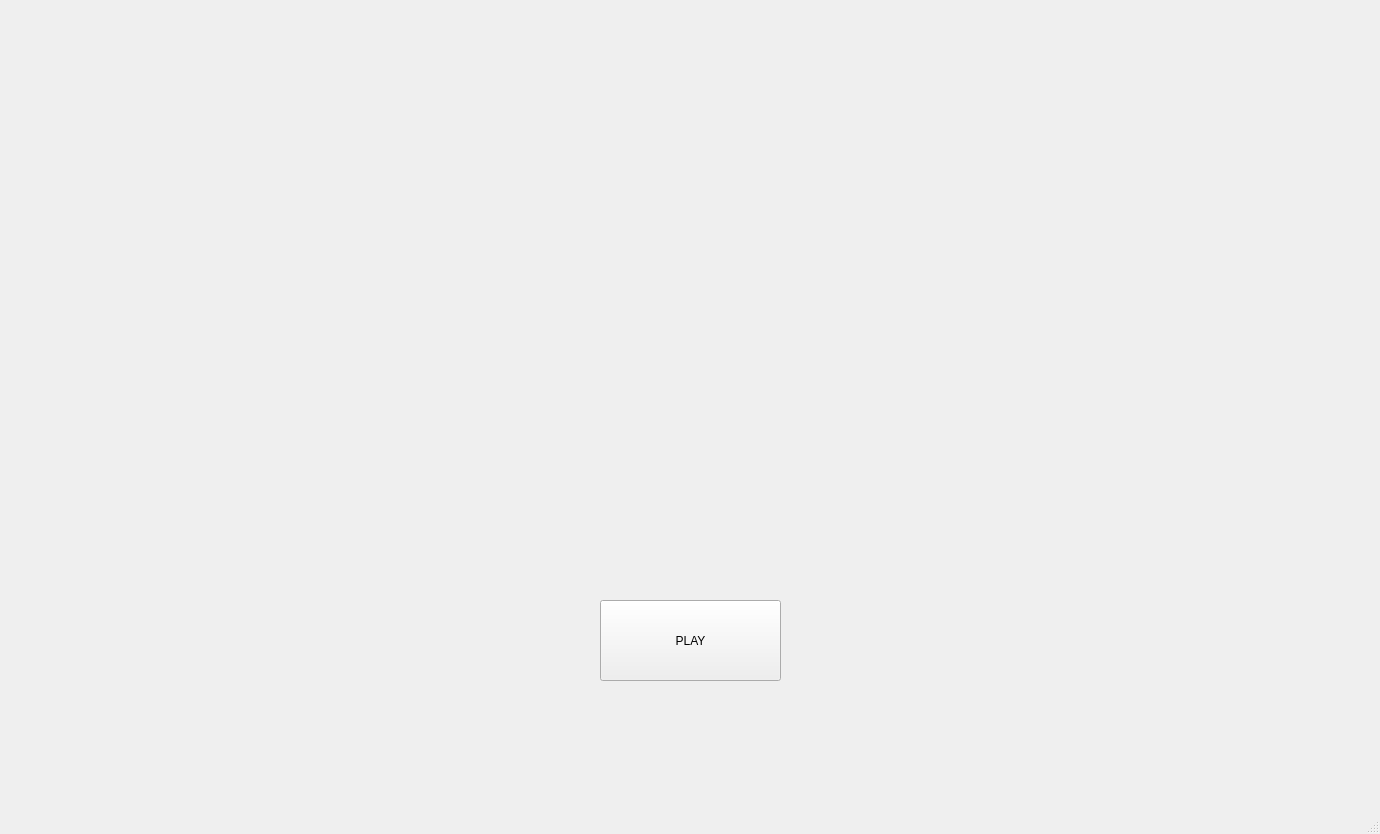
<?xml version="1.0" encoding="UTF-8"?>
<ui version="4.0">
 <class>MainWindow</class>
 <widget class="QMainWindow" name="MainWindow">
  <property name="geometry">
   <rect>
    <x>0</x>
    <y>0</y>
    <width>1380</width>
    <height>834</height>
   </rect>
  </property>
  <property name="windowTitle">
   <string>MainWindow</string>
  </property>
  <widget class="QWidget" name="centralwidget">
   <widget class="QStackedWidget" name="stackedWidget">
    <property name="geometry">
     <rect>
      <x>0</x>
      <y>0</y>
      <width>1371</width>
      <height>791</height>
     </rect>
    </property>
    <property name="currentIndex">
     <number>0</number>
    </property>
    <widget class="QWidget" name="page_0">
     <widget class="QPushButton" name="btn_play">
      <property name="geometry">
       <rect>
        <x>600</x>
        <y>600</y>
        <width>181</width>
        <height>81</height>
       </rect>
      </property>
      <property name="text">
       <string>PLAY</string>
      </property>
     </widget>
     <widget class="QLabel" name="img_start">
      <property name="geometry">
       <rect>
        <x>0</x>
        <y>0</y>
        <width>1371</width>
        <height>781</height>
       </rect>
      </property>
      <property name="text">
       <string/>
      </property>
      <property name="pixmap">
       <pixmap>images/a.png</pixmap>
      </property>
      <property name="scaledContents">
       <bool>true</bool>
      </property>
     </widget>
     <zorder>img_start</zorder>
     <zorder>btn_play</zorder>
    </widget>
    <widget class="QWidget" name="page_1">
     <widget class="QLabel" name="img_player_select">
      <property name="geometry">
       <rect>
        <x>0</x>
        <y>0</y>
        <width>1371</width>
        <height>781</height>
       </rect>
      </property>
      <property name="text">
       <string/>
      </property>
      <property name="pixmap">
       <pixmap>images/b.jpg</pixmap>
      </property>
      <property name="scaledContents">
       <bool>true</bool>
      </property>
     </widget>
     <widget class="QPushButton" name="btn_player_ok">
      <property name="geometry">
       <rect>
        <x>530</x>
        <y>440</y>
        <width>181</width>
        <height>81</height>
       </rect>
      </property>
      <property name="text">
       <string>OK</string>
      </property>
     </widget>
     <widget class="QTextBrowser" name="text_player_name">
      <property name="geometry">
       <rect>
        <x>530</x>
        <y>260</y>
        <width>171</width>
        <height>31</height>
       </rect>
      </property>
      <property name="html">
       <string>&lt;!DOCTYPE HTML PUBLIC &quot;-//W3C//DTD HTML 4.0//EN&quot; &quot;http://www.w3.org/TR/REC-html40/strict.dtd&quot;&gt;
&lt;html&gt;&lt;head&gt;&lt;meta name=&quot;qrichtext&quot; content=&quot;1&quot; /&gt;&lt;meta charset=&quot;utf-8&quot; /&gt;&lt;style type=&quot;text/css&quot;&gt;
p, li { white-space: pre-wrap; }
hr { height: 1px; border-width: 0; }
&lt;/style&gt;&lt;/head&gt;&lt;body style=&quot; font-family:'Segoe UI'; font-size:9pt; font-weight:400; font-style:normal;&quot;&gt;
&lt;p align=&quot;center&quot; style=&quot; margin-top:0px; margin-bottom:0px; margin-left:0px; margin-right:0px; -qt-block-indent:0; text-indent:0px;&quot;&gt;&lt;span style=&quot; font-family:'Ubuntu'; font-size:11pt;&quot;&gt;PLAYER NAME&lt;/span&gt;&lt;/p&gt;&lt;/body&gt;&lt;/html&gt;</string>
      </property>
     </widget>
     <widget class="QTextEdit" name="input_5">
      <property name="geometry">
       <rect>
        <x>530</x>
        <y>310</y>
        <width>181</width>
        <height>31</height>
       </rect>
      </property>
     </widget>
     <widget class="QTextBrowser" name="textBrowser">
      <property name="geometry">
       <rect>
        <x>390</x>
        <y>150</y>
        <width>461</width>
        <height>71</height>
       </rect>
      </property>
      <property name="html">
       <string>&lt;!DOCTYPE HTML PUBLIC &quot;-//W3C//DTD HTML 4.0//EN&quot; &quot;http://www.w3.org/TR/REC-html40/strict.dtd&quot;&gt;
&lt;html&gt;&lt;head&gt;&lt;meta name=&quot;qrichtext&quot; content=&quot;1&quot; /&gt;&lt;meta charset=&quot;utf-8&quot; /&gt;&lt;style type=&quot;text/css&quot;&gt;
p, li { white-space: pre-wrap; }
hr { height: 1px; border-width: 0; }
&lt;/style&gt;&lt;/head&gt;&lt;body style=&quot; font-family:'Segoe UI'; font-size:9pt; font-weight:400; font-style:normal;&quot;&gt;
&lt;p align=&quot;center&quot; style=&quot; margin-top:0px; margin-bottom:0px; margin-left:0px; margin-right:0px; -qt-block-indent:0; text-indent:0px;&quot;&gt;&lt;span style=&quot; font-size:18pt;&quot;&gt;Polishing is not completed yet but ENJOY :) &lt;/span&gt;&lt;/p&gt;&lt;/body&gt;&lt;/html&gt;</string>
      </property>
     </widget>
    </widget>
    <widget class="QWidget" name="page_2">
     <widget class="QLabel" name="img_table">
      <property name="geometry">
       <rect>
        <x>0</x>
        <y>0</y>
        <width>1371</width>
        <height>801</height>
       </rect>
      </property>
      <property name="text">
       <string/>
      </property>
      <property name="pixmap">
       <pixmap>images/c.jpg</pixmap>
      </property>
      <property name="scaledContents">
       <bool>true</bool>
      </property>
     </widget>
     <widget class="QPushButton" name="btn_sit_1">
      <property name="geometry">
       <rect>
        <x>70</x>
        <y>560</y>
        <width>89</width>
        <height>25</height>
       </rect>
      </property>
      <property name="acceptDrops">
       <bool>false</bool>
      </property>
      <property name="text">
       <string>SIT</string>
      </property>
     </widget>
     <widget class="QPushButton" name="btn_sit_2">
      <property name="geometry">
       <rect>
        <x>60</x>
        <y>220</y>
        <width>101</width>
        <height>25</height>
       </rect>
      </property>
      <property name="text">
       <string>SIT</string>
      </property>
     </widget>
     <widget class="QPushButton" name="btn_sit_3">
      <property name="geometry">
       <rect>
        <x>420</x>
        <y>110</y>
        <width>89</width>
        <height>25</height>
       </rect>
      </property>
      <property name="text">
       <string>SIT</string>
      </property>
     </widget>
     <widget class="QPushButton" name="btn_sit_4">
      <property name="geometry">
       <rect>
        <x>870</x>
        <y>110</y>
        <width>89</width>
        <height>25</height>
       </rect>
      </property>
      <property name="text">
       <string>SIT</string>
      </property>
     </widget>
     <widget class="QPushButton" name="btn_sit_5">
      <property name="geometry">
       <rect>
        <x>1210</x>
        <y>230</y>
        <width>91</width>
        <height>25</height>
       </rect>
      </property>
      <property name="text">
       <string>SIT</string>
      </property>
     </widget>
     <widget class="QPushButton" name="btn_sit_6">
      <property name="geometry">
       <rect>
        <x>1210</x>
        <y>570</y>
        <width>89</width>
        <height>25</height>
       </rect>
      </property>
      <property name="text">
       <string>SIT</string>
      </property>
     </widget>
     <widget class="QPushButton" name="btn_sit_7">
      <property name="geometry">
       <rect>
        <x>980</x>
        <y>680</y>
        <width>89</width>
        <height>25</height>
       </rect>
      </property>
      <property name="text">
       <string>SIT</string>
      </property>
     </widget>
     <widget class="QPushButton" name="btn_start_game">
      <property name="geometry">
       <rect>
        <x>970</x>
        <y>370</y>
        <width>121</width>
        <height>41</height>
       </rect>
      </property>
      <property name="text">
       <string>START</string>
      </property>
     </widget>
     <widget class="QTextBrowser" name="text_askname_1">
      <property name="geometry">
       <rect>
        <x>540</x>
        <y>270</y>
        <width>301</width>
        <height>31</height>
       </rect>
      </property>
      <property name="html">
       <string>&lt;!DOCTYPE HTML PUBLIC &quot;-//W3C//DTD HTML 4.0//EN&quot; &quot;http://www.w3.org/TR/REC-html40/strict.dtd&quot;&gt;
&lt;html&gt;&lt;head&gt;&lt;meta name=&quot;qrichtext&quot; content=&quot;1&quot; /&gt;&lt;meta charset=&quot;utf-8&quot; /&gt;&lt;style type=&quot;text/css&quot;&gt;
p, li { white-space: pre-wrap; }
hr { height: 1px; border-width: 0; }
&lt;/style&gt;&lt;/head&gt;&lt;body style=&quot; font-family:'Segoe UI'; font-size:9pt; font-weight:400; font-style:normal;&quot;&gt;
&lt;p style=&quot; margin-top:0px; margin-bottom:0px; margin-left:0px; margin-right:0px; -qt-block-indent:0; text-indent:0px;&quot;&gt;&lt;span style=&quot; font-family:'Ubuntu'; font-size:11pt;&quot;&gt;Please Enter Player Name and click on 'SIT'&lt;/span&gt;&lt;/p&gt;&lt;/body&gt;&lt;/html&gt;</string>
      </property>
     </widget>
     <widget class="QPlainTextEdit" name="player_name_3">
      <property name="geometry">
       <rect>
        <x>410</x>
        <y>60</y>
        <width>111</width>
        <height>21</height>
       </rect>
      </property>
     </widget>
     <widget class="QPlainTextEdit" name="player_name_4">
      <property name="geometry">
       <rect>
        <x>860</x>
        <y>60</y>
        <width>111</width>
        <height>21</height>
       </rect>
      </property>
     </widget>
     <widget class="QPlainTextEdit" name="player_name_5">
      <property name="geometry">
       <rect>
        <x>1200</x>
        <y>170</y>
        <width>111</width>
        <height>21</height>
       </rect>
      </property>
     </widget>
     <widget class="QPlainTextEdit" name="player_name_6">
      <property name="geometry">
       <rect>
        <x>1200</x>
        <y>510</y>
        <width>111</width>
        <height>21</height>
       </rect>
      </property>
     </widget>
     <widget class="QPlainTextEdit" name="player_name_7">
      <property name="geometry">
       <rect>
        <x>970</x>
        <y>620</y>
        <width>111</width>
        <height>21</height>
       </rect>
      </property>
     </widget>
     <widget class="QPlainTextEdit" name="player_name_8">
      <property name="geometry">
       <rect>
        <x>630</x>
        <y>630</y>
        <width>111</width>
        <height>21</height>
       </rect>
      </property>
     </widget>
     <widget class="QPlainTextEdit" name="player_name_9">
      <property name="geometry">
       <rect>
        <x>290</x>
        <y>630</y>
        <width>111</width>
        <height>21</height>
       </rect>
      </property>
     </widget>
     <widget class="QPlainTextEdit" name="player_name_1">
      <property name="geometry">
       <rect>
        <x>60</x>
        <y>510</y>
        <width>111</width>
        <height>21</height>
       </rect>
      </property>
     </widget>
     <widget class="QPushButton" name="btn_sit_8">
      <property name="geometry">
       <rect>
        <x>640</x>
        <y>680</y>
        <width>89</width>
        <height>25</height>
       </rect>
      </property>
      <property name="text">
       <string>SIT</string>
      </property>
     </widget>
     <widget class="QPushButton" name="btn_sit_9">
      <property name="geometry">
       <rect>
        <x>300</x>
        <y>680</y>
        <width>89</width>
        <height>25</height>
       </rect>
      </property>
      <property name="text">
       <string>SIT</string>
      </property>
     </widget>
     <widget class="QTextBrowser" name="show_p_1">
      <property name="geometry">
       <rect>
        <x>50</x>
        <y>480</y>
        <width>121</width>
        <height>21</height>
       </rect>
      </property>
     </widget>
     <widget class="QTextBrowser" name="show_p_2">
      <property name="geometry">
       <rect>
        <x>60</x>
        <y>130</y>
        <width>121</width>
        <height>21</height>
       </rect>
      </property>
     </widget>
     <widget class="QPlainTextEdit" name="player_name_2">
      <property name="geometry">
       <rect>
        <x>60</x>
        <y>170</y>
        <width>111</width>
        <height>21</height>
       </rect>
      </property>
     </widget>
     <widget class="QTextBrowser" name="show_p_3">
      <property name="geometry">
       <rect>
        <x>400</x>
        <y>30</y>
        <width>121</width>
        <height>21</height>
       </rect>
      </property>
     </widget>
     <widget class="QTextBrowser" name="show_p_4">
      <property name="geometry">
       <rect>
        <x>850</x>
        <y>30</y>
        <width>121</width>
        <height>21</height>
       </rect>
      </property>
     </widget>
     <widget class="QTextBrowser" name="show_p_5">
      <property name="geometry">
       <rect>
        <x>1190</x>
        <y>140</y>
        <width>121</width>
        <height>21</height>
       </rect>
      </property>
     </widget>
     <widget class="QTextBrowser" name="show_p_6">
      <property name="geometry">
       <rect>
        <x>1190</x>
        <y>480</y>
        <width>121</width>
        <height>21</height>
       </rect>
      </property>
     </widget>
     <widget class="QTextBrowser" name="show_p_7">
      <property name="geometry">
       <rect>
        <x>960</x>
        <y>590</y>
        <width>121</width>
        <height>21</height>
       </rect>
      </property>
     </widget>
     <widget class="QTextBrowser" name="show_p_8">
      <property name="geometry">
       <rect>
        <x>620</x>
        <y>600</y>
        <width>121</width>
        <height>21</height>
       </rect>
      </property>
     </widget>
     <widget class="QTextBrowser" name="show_p_9">
      <property name="geometry">
       <rect>
        <x>290</x>
        <y>600</y>
        <width>121</width>
        <height>21</height>
       </rect>
      </property>
     </widget>
     <widget class="QPushButton" name="testbutton">
      <property name="geometry">
       <rect>
        <x>920</x>
        <y>290</y>
        <width>89</width>
        <height>25</height>
       </rect>
      </property>
      <property name="text">
       <string>PushButton</string>
      </property>
     </widget>
    </widget>
    <widget class="QWidget" name="page_4">
     <widget class="QLabel" name="img_table2">
      <property name="geometry">
       <rect>
        <x>10</x>
        <y>0</y>
        <width>1371</width>
        <height>811</height>
       </rect>
      </property>
      <property name="text">
       <string/>
      </property>
      <property name="pixmap">
       <pixmap>images/c.jpg</pixmap>
      </property>
      <property name="scaledContents">
       <bool>true</bool>
      </property>
     </widget>
     <widget class="QPushButton" name="btn_fold">
      <property name="geometry">
       <rect>
        <x>1170</x>
        <y>750</y>
        <width>89</width>
        <height>25</height>
       </rect>
      </property>
      <property name="text">
       <string>FOLD</string>
      </property>
     </widget>
     <widget class="QPushButton" name="btn_call">
      <property name="geometry">
       <rect>
        <x>1170</x>
        <y>690</y>
        <width>89</width>
        <height>25</height>
       </rect>
      </property>
      <property name="text">
       <string>CALL</string>
      </property>
     </widget>
     <widget class="QPushButton" name="btn_raise">
      <property name="geometry">
       <rect>
        <x>1270</x>
        <y>690</y>
        <width>89</width>
        <height>25</height>
       </rect>
      </property>
      <property name="text">
       <string>RAISE</string>
      </property>
     </widget>
     <widget class="QLabel" name="p1_card_1">
      <property name="geometry">
       <rect>
        <x>50</x>
        <y>540</y>
        <width>71</width>
        <height>91</height>
       </rect>
      </property>
      <property name="text">
       <string/>
      </property>
      <property name="scaledContents">
       <bool>true</bool>
      </property>
     </widget>
     <widget class="QLabel" name="p1_card_2">
      <property name="geometry">
       <rect>
        <x>130</x>
        <y>540</y>
        <width>71</width>
        <height>91</height>
       </rect>
      </property>
      <property name="text">
       <string/>
      </property>
      <property name="scaledContents">
       <bool>true</bool>
      </property>
     </widget>
     <widget class="QLabel" name="p2_card_1">
      <property name="geometry">
       <rect>
        <x>50</x>
        <y>190</y>
        <width>71</width>
        <height>91</height>
       </rect>
      </property>
      <property name="text">
       <string/>
      </property>
      <property name="scaledContents">
       <bool>true</bool>
      </property>
     </widget>
     <widget class="QLabel" name="p2_card_2">
      <property name="geometry">
       <rect>
        <x>130</x>
        <y>190</y>
        <width>71</width>
        <height>91</height>
       </rect>
      </property>
      <property name="text">
       <string/>
      </property>
      <property name="scaledContents">
       <bool>true</bool>
      </property>
     </widget>
     <widget class="QLabel" name="p3_card_1">
      <property name="geometry">
       <rect>
        <x>390</x>
        <y>80</y>
        <width>71</width>
        <height>91</height>
       </rect>
      </property>
      <property name="text">
       <string/>
      </property>
      <property name="scaledContents">
       <bool>true</bool>
      </property>
     </widget>
     <widget class="QLabel" name="p3_card_2">
      <property name="geometry">
       <rect>
        <x>470</x>
        <y>80</y>
        <width>71</width>
        <height>91</height>
       </rect>
      </property>
      <property name="text">
       <string/>
      </property>
      <property name="scaledContents">
       <bool>true</bool>
      </property>
     </widget>
     <widget class="QLabel" name="p4_card_1">
      <property name="geometry">
       <rect>
        <x>850</x>
        <y>80</y>
        <width>71</width>
        <height>91</height>
       </rect>
      </property>
      <property name="text">
       <string/>
      </property>
      <property name="scaledContents">
       <bool>true</bool>
      </property>
     </widget>
     <widget class="QLabel" name="p4_card_2">
      <property name="geometry">
       <rect>
        <x>920</x>
        <y>80</y>
        <width>71</width>
        <height>91</height>
       </rect>
      </property>
      <property name="text">
       <string/>
      </property>
      <property name="scaledContents">
       <bool>true</bool>
      </property>
     </widget>
     <widget class="QLabel" name="p5_card_1">
      <property name="geometry">
       <rect>
        <x>1190</x>
        <y>190</y>
        <width>71</width>
        <height>91</height>
       </rect>
      </property>
      <property name="text">
       <string/>
      </property>
      <property name="scaledContents">
       <bool>true</bool>
      </property>
     </widget>
     <widget class="QLabel" name="p5_card_2">
      <property name="geometry">
       <rect>
        <x>1270</x>
        <y>190</y>
        <width>71</width>
        <height>91</height>
       </rect>
      </property>
      <property name="text">
       <string/>
      </property>
      <property name="scaledContents">
       <bool>true</bool>
      </property>
     </widget>
     <widget class="QLabel" name="p6_card_1">
      <property name="geometry">
       <rect>
        <x>1190</x>
        <y>540</y>
        <width>71</width>
        <height>91</height>
       </rect>
      </property>
      <property name="text">
       <string/>
      </property>
      <property name="scaledContents">
       <bool>true</bool>
      </property>
     </widget>
     <widget class="QLabel" name="p6_card_2">
      <property name="geometry">
       <rect>
        <x>1270</x>
        <y>540</y>
        <width>71</width>
        <height>91</height>
       </rect>
      </property>
      <property name="text">
       <string/>
      </property>
      <property name="scaledContents">
       <bool>true</bool>
      </property>
     </widget>
     <widget class="QLabel" name="p7_card_1">
      <property name="geometry">
       <rect>
        <x>960</x>
        <y>660</y>
        <width>71</width>
        <height>91</height>
       </rect>
      </property>
      <property name="text">
       <string/>
      </property>
      <property name="scaledContents">
       <bool>true</bool>
      </property>
     </widget>
     <widget class="QLabel" name="p7_card_2">
      <property name="geometry">
       <rect>
        <x>1040</x>
        <y>660</y>
        <width>71</width>
        <height>91</height>
       </rect>
      </property>
      <property name="text">
       <string/>
      </property>
      <property name="scaledContents">
       <bool>true</bool>
      </property>
     </widget>
     <widget class="QLabel" name="p8_card_1">
      <property name="geometry">
       <rect>
        <x>620</x>
        <y>660</y>
        <width>71</width>
        <height>91</height>
       </rect>
      </property>
      <property name="text">
       <string/>
      </property>
      <property name="scaledContents">
       <bool>true</bool>
      </property>
     </widget>
     <widget class="QLabel" name="p8_card_2">
      <property name="geometry">
       <rect>
        <x>700</x>
        <y>660</y>
        <width>71</width>
        <height>91</height>
       </rect>
      </property>
      <property name="text">
       <string/>
      </property>
      <property name="scaledContents">
       <bool>true</bool>
      </property>
     </widget>
     <widget class="QLabel" name="p9_card_1">
      <property name="geometry">
       <rect>
        <x>280</x>
        <y>660</y>
        <width>71</width>
        <height>91</height>
       </rect>
      </property>
      <property name="text">
       <string/>
      </property>
      <property name="scaledContents">
       <bool>true</bool>
      </property>
      <property name="wordWrap">
       <bool>false</bool>
      </property>
     </widget>
     <widget class="QLabel" name="p9_card_2">
      <property name="geometry">
       <rect>
        <x>350</x>
        <y>660</y>
        <width>71</width>
        <height>91</height>
       </rect>
      </property>
      <property name="text">
       <string/>
      </property>
      <property name="scaledContents">
       <bool>true</bool>
      </property>
     </widget>
     <widget class="QPushButton" name="btn_check">
      <property name="geometry">
       <rect>
        <x>1170</x>
        <y>720</y>
        <width>89</width>
        <height>25</height>
       </rect>
      </property>
      <property name="text">
       <string>CHECK</string>
      </property>
     </widget>
     <widget class="QLabel" name="table_card_1">
      <property name="geometry">
       <rect>
        <x>490</x>
        <y>350</y>
        <width>81</width>
        <height>111</height>
       </rect>
      </property>
      <property name="text">
       <string/>
      </property>
      <property name="scaledContents">
       <bool>true</bool>
      </property>
     </widget>
     <widget class="QLabel" name="table_card_2">
      <property name="geometry">
       <rect>
        <x>570</x>
        <y>350</y>
        <width>81</width>
        <height>111</height>
       </rect>
      </property>
      <property name="text">
       <string/>
      </property>
      <property name="scaledContents">
       <bool>true</bool>
      </property>
     </widget>
     <widget class="QLabel" name="table_card_3">
      <property name="geometry">
       <rect>
        <x>650</x>
        <y>350</y>
        <width>81</width>
        <height>111</height>
       </rect>
      </property>
      <property name="text">
       <string/>
      </property>
      <property name="scaledContents">
       <bool>true</bool>
      </property>
     </widget>
     <widget class="QLabel" name="table_card_4">
      <property name="geometry">
       <rect>
        <x>730</x>
        <y>350</y>
        <width>81</width>
        <height>111</height>
       </rect>
      </property>
      <property name="text">
       <string/>
      </property>
      <property name="scaledContents">
       <bool>true</bool>
      </property>
     </widget>
     <widget class="QLabel" name="table_card_5">
      <property name="geometry">
       <rect>
        <x>810</x>
        <y>350</y>
        <width>81</width>
        <height>111</height>
       </rect>
      </property>
      <property name="text">
       <string/>
      </property>
      <property name="scaledContents">
       <bool>true</bool>
      </property>
     </widget>
     <widget class="QLabel" name="text_raise">
      <property name="geometry">
       <rect>
        <x>510</x>
        <y>490</y>
        <width>351</width>
        <height>61</height>
       </rect>
      </property>
      <property name="font">
       <font>
        <pointsize>20</pointsize>
       </font>
      </property>
      <property name="styleSheet">
       <string notr="true">color: rgb(255, 255, 255)</string>
      </property>
      <property name="text">
       <string/>
      </property>
      <property name="alignment">
       <set>Qt::AlignCenter</set>
      </property>
     </widget>
     <widget class="QTextEdit" name="input_raise">
      <property name="geometry">
       <rect>
        <x>1270</x>
        <y>720</y>
        <width>81</width>
        <height>31</height>
       </rect>
      </property>
     </widget>
     <widget class="QLabel" name="is_s_or_b_1">
      <property name="geometry">
       <rect>
        <x>230</x>
        <y>530</y>
        <width>51</width>
        <height>41</height>
       </rect>
      </property>
      <property name="font">
       <font>
        <pointsize>20</pointsize>
       </font>
      </property>
      <property name="styleSheet">
       <string notr="true">color : rgb(237, 51, 59)</string>
      </property>
      <property name="text">
       <string/>
      </property>
     </widget>
     <widget class="QLabel" name="is_s_or_b_2">
      <property name="geometry">
       <rect>
        <x>180</x>
        <y>300</y>
        <width>51</width>
        <height>41</height>
       </rect>
      </property>
      <property name="font">
       <font>
        <pointsize>20</pointsize>
       </font>
      </property>
      <property name="styleSheet">
       <string notr="true">color : rgb(237, 51, 59)</string>
      </property>
      <property name="text">
       <string/>
      </property>
     </widget>
     <widget class="QLabel" name="is_s_or_b_3">
      <property name="geometry">
       <rect>
        <x>380</x>
        <y>200</y>
        <width>51</width>
        <height>41</height>
       </rect>
      </property>
      <property name="font">
       <font>
        <pointsize>20</pointsize>
       </font>
      </property>
      <property name="styleSheet">
       <string notr="true">color : rgb(237, 51, 59)</string>
      </property>
      <property name="text">
       <string/>
      </property>
     </widget>
     <widget class="QLabel" name="is_s_or_b_4">
      <property name="geometry">
       <rect>
        <x>830</x>
        <y>200</y>
        <width>51</width>
        <height>41</height>
       </rect>
      </property>
      <property name="font">
       <font>
        <pointsize>20</pointsize>
       </font>
      </property>
      <property name="styleSheet">
       <string notr="true">color : rgb(237, 51, 59)</string>
      </property>
      <property name="text">
       <string/>
      </property>
     </widget>
     <widget class="QLabel" name="is_s_or_b_5">
      <property name="geometry">
       <rect>
        <x>1100</x>
        <y>250</y>
        <width>51</width>
        <height>41</height>
       </rect>
      </property>
      <property name="font">
       <font>
        <pointsize>20</pointsize>
       </font>
      </property>
      <property name="styleSheet">
       <string notr="true">color : rgb(237, 51, 59)</string>
      </property>
      <property name="text">
       <string/>
      </property>
     </widget>
     <widget class="QLabel" name="is_s_or_b_6">
      <property name="geometry">
       <rect>
        <x>1170</x>
        <y>440</y>
        <width>51</width>
        <height>41</height>
       </rect>
      </property>
      <property name="font">
       <font>
        <pointsize>20</pointsize>
       </font>
      </property>
      <property name="styleSheet">
       <string notr="true">color : rgb(237, 51, 59)</string>
      </property>
      <property name="text">
       <string/>
      </property>
     </widget>
     <widget class="QLabel" name="is_s_or_b_7">
      <property name="geometry">
       <rect>
        <x>1070</x>
        <y>570</y>
        <width>51</width>
        <height>41</height>
       </rect>
      </property>
      <property name="font">
       <font>
        <pointsize>20</pointsize>
       </font>
      </property>
      <property name="styleSheet">
       <string notr="true">color : rgb(237, 51, 59)</string>
      </property>
      <property name="text">
       <string/>
      </property>
     </widget>
     <widget class="QLabel" name="is_s_or_b_8">
      <property name="geometry">
       <rect>
        <x>730</x>
        <y>570</y>
        <width>51</width>
        <height>41</height>
       </rect>
      </property>
      <property name="font">
       <font>
        <pointsize>20</pointsize>
       </font>
      </property>
      <property name="styleSheet">
       <string notr="true">color : rgb(237, 51, 59)</string>
      </property>
      <property name="text">
       <string/>
      </property>
     </widget>
     <widget class="QLabel" name="is_s_or_b_9">
      <property name="geometry">
       <rect>
        <x>440</x>
        <y>570</y>
        <width>51</width>
        <height>41</height>
       </rect>
      </property>
      <property name="font">
       <font>
        <pointsize>20</pointsize>
       </font>
      </property>
      <property name="styleSheet">
       <string notr="true">color : rgb(237, 51, 59)</string>
      </property>
      <property name="text">
       <string/>
      </property>
     </widget>
     <widget class="QLabel" name="eval_p_1">
      <property name="geometry">
       <rect>
        <x>30</x>
        <y>630</y>
        <width>171</width>
        <height>41</height>
       </rect>
      </property>
      <property name="font">
       <font>
        <pointsize>16</pointsize>
       </font>
      </property>
      <property name="styleSheet">
       <string notr="true">color : rgb(28, 113, 216)</string>
      </property>
      <property name="text">
       <string/>
      </property>
     </widget>
     <widget class="QLabel" name="eval_p_2">
      <property name="geometry">
       <rect>
        <x>40</x>
        <y>290</y>
        <width>161</width>
        <height>31</height>
       </rect>
      </property>
      <property name="font">
       <font>
        <pointsize>16</pointsize>
       </font>
      </property>
      <property name="styleSheet">
       <string notr="true">color : rgb(28, 113, 216)</string>
      </property>
      <property name="text">
       <string/>
      </property>
     </widget>
     <widget class="QLabel" name="eval_p_3">
      <property name="geometry">
       <rect>
        <x>390</x>
        <y>170</y>
        <width>161</width>
        <height>31</height>
       </rect>
      </property>
      <property name="font">
       <font>
        <pointsize>16</pointsize>
       </font>
      </property>
      <property name="styleSheet">
       <string notr="true">color : rgb(28, 113, 216)</string>
      </property>
      <property name="text">
       <string/>
      </property>
     </widget>
     <widget class="QLabel" name="eval_p_4">
      <property name="geometry">
       <rect>
        <x>840</x>
        <y>170</y>
        <width>171</width>
        <height>31</height>
       </rect>
      </property>
      <property name="font">
       <font>
        <pointsize>16</pointsize>
       </font>
      </property>
      <property name="styleSheet">
       <string notr="true">color : rgb(28, 113, 216)</string>
      </property>
      <property name="text">
       <string/>
      </property>
     </widget>
     <widget class="QLabel" name="eval_p_5">
      <property name="geometry">
       <rect>
        <x>1180</x>
        <y>290</y>
        <width>181</width>
        <height>31</height>
       </rect>
      </property>
      <property name="font">
       <font>
        <pointsize>16</pointsize>
       </font>
      </property>
      <property name="styleSheet">
       <string notr="true">color : rgb(28, 113, 216)</string>
      </property>
      <property name="text">
       <string/>
      </property>
     </widget>
     <widget class="QLabel" name="eval_p_6">
      <property name="geometry">
       <rect>
        <x>1180</x>
        <y>640</y>
        <width>171</width>
        <height>31</height>
       </rect>
      </property>
      <property name="font">
       <font>
        <pointsize>16</pointsize>
       </font>
      </property>
      <property name="styleSheet">
       <string notr="true">color : rgb(28, 113, 216)</string>
      </property>
      <property name="text">
       <string/>
      </property>
     </widget>
     <widget class="QLabel" name="eval_p_7">
      <property name="geometry">
       <rect>
        <x>950</x>
        <y>750</y>
        <width>161</width>
        <height>31</height>
       </rect>
      </property>
      <property name="font">
       <font>
        <pointsize>16</pointsize>
       </font>
      </property>
      <property name="styleSheet">
       <string notr="true">color : rgb(28, 113, 216)</string>
      </property>
      <property name="text">
       <string/>
      </property>
     </widget>
     <widget class="QLabel" name="eval_p_8">
      <property name="geometry">
       <rect>
        <x>610</x>
        <y>750</y>
        <width>171</width>
        <height>31</height>
       </rect>
      </property>
      <property name="font">
       <font>
        <pointsize>16</pointsize>
       </font>
      </property>
      <property name="styleSheet">
       <string notr="true">color : rgb(28, 113, 216)</string>
      </property>
      <property name="text">
       <string/>
      </property>
     </widget>
     <widget class="QLabel" name="eval_p_9">
      <property name="geometry">
       <rect>
        <x>260</x>
        <y>750</y>
        <width>171</width>
        <height>31</height>
       </rect>
      </property>
      <property name="font">
       <font>
        <pointsize>16</pointsize>
       </font>
      </property>
      <property name="styleSheet">
       <string notr="true">color : rgb(28, 113, 216)</string>
      </property>
      <property name="text">
       <string/>
      </property>
     </widget>
     <widget class="QLabel" name="text_turn_or_winner">
      <property name="geometry">
       <rect>
        <x>600</x>
        <y>60</y>
        <width>231</width>
        <height>51</height>
       </rect>
      </property>
      <property name="font">
       <font>
        <pointsize>40</pointsize>
        <bold>true</bold>
       </font>
      </property>
      <property name="whatsThis">
       <string>&lt;html&gt;&lt;head/&gt;&lt;body&gt;&lt;p align=&quot;center&quot;&gt;&lt;span style=&quot; font-size:36pt;&quot;&gt;TURN:&lt;/span&gt;&lt;/p&gt;&lt;/body&gt;&lt;/html&gt;</string>
      </property>
      <property name="styleSheet">
       <string notr="true">color : rgb(237, 51, 59)</string>
      </property>
      <property name="text">
       <string>TURN:</string>
      </property>
     </widget>
     <widget class="QLabel" name="text_turn">
      <property name="geometry">
       <rect>
        <x>550</x>
        <y>120</y>
        <width>291</width>
        <height>101</height>
       </rect>
      </property>
      <property name="font">
       <font>
        <pointsize>40</pointsize>
        <bold>true</bold>
        <underline>true</underline>
       </font>
      </property>
      <property name="styleSheet">
       <string notr="true">color : rgb(255, 255, 255)</string>
      </property>
      <property name="text">
       <string/>
      </property>
      <property name="alignment">
       <set>Qt::AlignCenter</set>
      </property>
     </widget>
     <widget class="QLabel" name="text_pot">
      <property name="geometry">
       <rect>
        <x>570</x>
        <y>250</y>
        <width>241</width>
        <height>91</height>
       </rect>
      </property>
      <property name="font">
       <font>
        <family>Tlwg Typo</family>
        <pointsize>50</pointsize>
        <italic>true</italic>
        <bold>true</bold>
        <underline>true</underline>
        <strikeout>false</strikeout>
       </font>
      </property>
      <property name="styleSheet">
       <string notr="true">color : rgb(248, 228, 92)</string>
      </property>
      <property name="text">
       <string>POT</string>
      </property>
      <property name="alignment">
       <set>Qt::AlignCenter</set>
      </property>
     </widget>
     <widget class="QLabel" name="text_chip_p_1">
      <property name="geometry">
       <rect>
        <x>210</x>
        <y>490</y>
        <width>91</width>
        <height>61</height>
       </rect>
      </property>
      <property name="font">
       <font>
        <family>Tlwg Typo</family>
        <pointsize>17</pointsize>
       </font>
      </property>
      <property name="styleSheet">
       <string notr="true">color : rgb(248, 228, 92)</string>
      </property>
      <property name="text">
       <string/>
      </property>
      <property name="alignment">
       <set>Qt::AlignCenter</set>
      </property>
     </widget>
     <widget class="QLabel" name="text_chip_p_3">
      <property name="geometry">
       <rect>
        <x>420</x>
        <y>180</y>
        <width>91</width>
        <height>61</height>
       </rect>
      </property>
      <property name="font">
       <font>
        <family>Tlwg Typo</family>
        <pointsize>17</pointsize>
       </font>
      </property>
      <property name="styleSheet">
       <string notr="true">color : rgb(248, 228, 92)</string>
      </property>
      <property name="text">
       <string/>
      </property>
      <property name="alignment">
       <set>Qt::AlignCenter</set>
      </property>
     </widget>
     <widget class="QLabel" name="text_chip_p_2">
      <property name="geometry">
       <rect>
        <x>210</x>
        <y>250</y>
        <width>91</width>
        <height>61</height>
       </rect>
      </property>
      <property name="font">
       <font>
        <family>Tlwg Typo</family>
        <pointsize>17</pointsize>
       </font>
      </property>
      <property name="styleSheet">
       <string notr="true">color : rgb(248, 228, 92)</string>
      </property>
      <property name="text">
       <string/>
      </property>
      <property name="alignment">
       <set>Qt::AlignCenter</set>
      </property>
     </widget>
     <widget class="QLabel" name="text_chip_p_4">
      <property name="geometry">
       <rect>
        <x>870</x>
        <y>180</y>
        <width>91</width>
        <height>61</height>
       </rect>
      </property>
      <property name="font">
       <font>
        <family>Tlwg Typo</family>
        <pointsize>17</pointsize>
       </font>
      </property>
      <property name="styleSheet">
       <string notr="true">color : rgb(248, 228, 92)</string>
      </property>
      <property name="text">
       <string/>
      </property>
      <property name="alignment">
       <set>Qt::AlignCenter</set>
      </property>
     </widget>
     <widget class="QLabel" name="text_chip_p_5">
      <property name="geometry">
       <rect>
        <x>1120</x>
        <y>280</y>
        <width>91</width>
        <height>61</height>
       </rect>
      </property>
      <property name="font">
       <font>
        <family>Tlwg Typo</family>
        <pointsize>17</pointsize>
       </font>
      </property>
      <property name="styleSheet">
       <string notr="true">color : rgb(248, 228, 92)</string>
      </property>
      <property name="text">
       <string/>
      </property>
      <property name="alignment">
       <set>Qt::AlignCenter</set>
      </property>
     </widget>
     <widget class="QLabel" name="text_chip_p_6">
      <property name="geometry">
       <rect>
        <x>1110</x>
        <y>480</y>
        <width>91</width>
        <height>61</height>
       </rect>
      </property>
      <property name="font">
       <font>
        <family>Tlwg Typo</family>
        <pointsize>17</pointsize>
       </font>
      </property>
      <property name="styleSheet">
       <string notr="true">color : rgb(248, 228, 92)</string>
      </property>
      <property name="text">
       <string/>
      </property>
      <property name="alignment">
       <set>Qt::AlignCenter</set>
      </property>
     </widget>
     <widget class="QLabel" name="text_chip_p_7">
      <property name="geometry">
       <rect>
        <x>980</x>
        <y>570</y>
        <width>91</width>
        <height>61</height>
       </rect>
      </property>
      <property name="font">
       <font>
        <family>Tlwg Typo</family>
        <pointsize>17</pointsize>
       </font>
      </property>
      <property name="styleSheet">
       <string notr="true">color : rgb(248, 228, 92)</string>
      </property>
      <property name="text">
       <string/>
      </property>
      <property name="alignment">
       <set>Qt::AlignCenter</set>
      </property>
     </widget>
     <widget class="QLabel" name="text_chip_p_8">
      <property name="geometry">
       <rect>
        <x>630</x>
        <y>570</y>
        <width>91</width>
        <height>61</height>
       </rect>
      </property>
      <property name="font">
       <font>
        <family>Tlwg Typo</family>
        <pointsize>17</pointsize>
       </font>
      </property>
      <property name="styleSheet">
       <string notr="true">color : rgb(248, 228, 92)</string>
      </property>
      <property name="text">
       <string/>
      </property>
      <property name="alignment">
       <set>Qt::AlignCenter</set>
      </property>
     </widget>
     <widget class="QLabel" name="text_chip_p_9">
      <property name="geometry">
       <rect>
        <x>310</x>
        <y>570</y>
        <width>91</width>
        <height>61</height>
       </rect>
      </property>
      <property name="font">
       <font>
        <family>Tlwg Typo</family>
        <pointsize>17</pointsize>
       </font>
      </property>
      <property name="styleSheet">
       <string notr="true">color : rgb(248, 228, 92)</string>
      </property>
      <property name="text">
       <string/>
      </property>
      <property name="alignment">
       <set>Qt::AlignCenter</set>
      </property>
     </widget>
     <widget class="QLabel" name="show_player_1">
      <property name="geometry">
       <rect>
        <x>60</x>
        <y>500</y>
        <width>131</width>
        <height>51</height>
       </rect>
      </property>
      <property name="font">
       <font>
        <pointsize>20</pointsize>
       </font>
      </property>
      <property name="styleSheet">
       <string notr="true">color : rgb(255, 255, 255)</string>
      </property>
      <property name="text">
       <string/>
      </property>
      <property name="alignment">
       <set>Qt::AlignCenter</set>
      </property>
     </widget>
     <widget class="QLabel" name="show_player_2">
      <property name="geometry">
       <rect>
        <x>60</x>
        <y>150</y>
        <width>131</width>
        <height>51</height>
       </rect>
      </property>
      <property name="font">
       <font>
        <pointsize>20</pointsize>
       </font>
      </property>
      <property name="styleSheet">
       <string notr="true">color : rgb(255, 255, 255)</string>
      </property>
      <property name="text">
       <string/>
      </property>
      <property name="alignment">
       <set>Qt::AlignCenter</set>
      </property>
     </widget>
     <widget class="QLabel" name="show_player_3">
      <property name="geometry">
       <rect>
        <x>400</x>
        <y>30</y>
        <width>131</width>
        <height>51</height>
       </rect>
      </property>
      <property name="font">
       <font>
        <pointsize>14</pointsize>
       </font>
      </property>
      <property name="styleSheet">
       <string notr="true">color : rgb(255, 255, 255)</string>
      </property>
      <property name="text">
       <string/>
      </property>
      <property name="alignment">
       <set>Qt::AlignCenter</set>
      </property>
     </widget>
     <widget class="QLabel" name="show_player_4">
      <property name="geometry">
       <rect>
        <x>860</x>
        <y>30</y>
        <width>131</width>
        <height>51</height>
       </rect>
      </property>
      <property name="font">
       <font>
        <pointsize>14</pointsize>
       </font>
      </property>
      <property name="styleSheet">
       <string notr="true">color : rgb(255, 255, 255)</string>
      </property>
      <property name="text">
       <string/>
      </property>
      <property name="alignment">
       <set>Qt::AlignCenter</set>
      </property>
     </widget>
     <widget class="QLabel" name="show_player_5">
      <property name="geometry">
       <rect>
        <x>1200</x>
        <y>150</y>
        <width>131</width>
        <height>51</height>
       </rect>
      </property>
      <property name="font">
       <font>
        <pointsize>20</pointsize>
       </font>
      </property>
      <property name="styleSheet">
       <string notr="true">color : rgb(255, 255, 255)</string>
      </property>
      <property name="text">
       <string/>
      </property>
      <property name="alignment">
       <set>Qt::AlignCenter</set>
      </property>
     </widget>
     <widget class="QLabel" name="show_player_6">
      <property name="geometry">
       <rect>
        <x>1200</x>
        <y>500</y>
        <width>131</width>
        <height>51</height>
       </rect>
      </property>
      <property name="font">
       <font>
        <pointsize>20</pointsize>
       </font>
      </property>
      <property name="styleSheet">
       <string notr="true">color : rgb(255, 255, 255)</string>
      </property>
      <property name="text">
       <string/>
      </property>
      <property name="alignment">
       <set>Qt::AlignCenter</set>
      </property>
     </widget>
     <widget class="QLabel" name="show_player_7">
      <property name="geometry">
       <rect>
        <x>970</x>
        <y>610</y>
        <width>131</width>
        <height>51</height>
       </rect>
      </property>
      <property name="font">
       <font>
        <pointsize>20</pointsize>
       </font>
      </property>
      <property name="styleSheet">
       <string notr="true">color : rgb(255, 255, 255)</string>
      </property>
      <property name="text">
       <string/>
      </property>
      <property name="alignment">
       <set>Qt::AlignCenter</set>
      </property>
     </widget>
     <widget class="QLabel" name="show_player_8">
      <property name="geometry">
       <rect>
        <x>630</x>
        <y>610</y>
        <width>131</width>
        <height>51</height>
       </rect>
      </property>
      <property name="font">
       <font>
        <pointsize>20</pointsize>
       </font>
      </property>
      <property name="styleSheet">
       <string notr="true">color : rgb(255, 255, 255)</string>
      </property>
      <property name="text">
       <string/>
      </property>
      <property name="alignment">
       <set>Qt::AlignCenter</set>
      </property>
     </widget>
     <widget class="QLabel" name="show_player_9">
      <property name="geometry">
       <rect>
        <x>290</x>
        <y>610</y>
        <width>131</width>
        <height>51</height>
       </rect>
      </property>
      <property name="font">
       <font>
        <pointsize>20</pointsize>
       </font>
      </property>
      <property name="styleSheet">
       <string notr="true">color : rgb(255, 255, 255)</string>
      </property>
      <property name="text">
       <string/>
      </property>
      <property name="alignment">
       <set>Qt::AlignCenter</set>
      </property>
     </widget>
     <widget class="QLabel" name="label">
      <property name="geometry">
       <rect>
        <x>480</x>
        <y>270</y>
        <width>111</width>
        <height>51</height>
       </rect>
      </property>
      <property name="font">
       <font>
        <pointsize>35</pointsize>
       </font>
      </property>
      <property name="styleSheet">
       <string notr="true">color : rgb(248, 228, 92)</string>
      </property>
      <property name="text">
       <string>POT:</string>
      </property>
     </widget>
    </widget>
   </widget>
  </widget>
  <widget class="QMenuBar" name="menubar">
   <property name="geometry">
    <rect>
     <x>0</x>
     <y>0</y>
     <width>1380</width>
     <height>22</height>
    </rect>
   </property>
  </widget>
  <widget class="QStatusBar" name="statusBar"/>
 </widget>
 <resources/>
 <connections/>
</ui>
